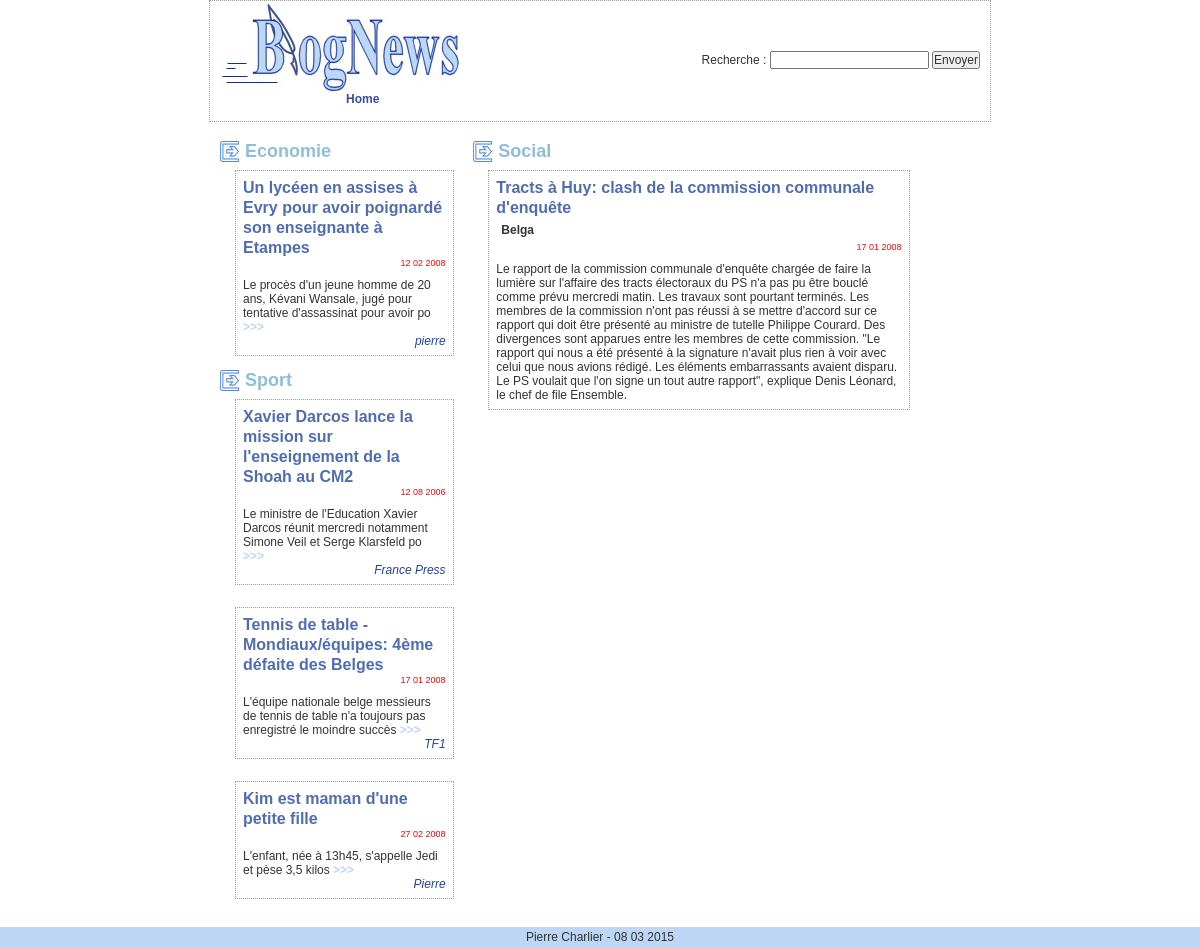
Screenshot of /index.php?id_articles=2 with the database file from the repository.
### tables this page shows
CREATE TABLE `articles` (
  `id_articles` int(11) NOT NULL auto_increment,
  `titre` varchar(150) NOT NULL,
  `abstract` varchar(100) NOT NULL,
  `texte` text NOT NULL,
  `date` date NOT NULL,
  `auteur` varchar(100) NOT NULL,
  `id_cat` int(11) NOT NULL,
  PRIMARY KEY  (`id_articles`)
);

CREATE TABLE `categories` (
  `id_categories` int(11) NOT NULL auto_increment,
  `categorie` varchar(150) NOT NULL,
  PRIMARY KEY  (`id_categories`)
);

### articles_details.php (the view, shortened to what this page needs)
<?php
  global $connect;
  $sql = "SELECT id_articles, titre, texte, auteur, categorie, DATE_FORMAT(date, '%d %m %Y') AS date_fr
          FROM articles JOIN categories
          ON articles.id_cat = categories.id_categories
          WHERE id_articles = ".$_GET["id_articles"];
    $sql2 = "SELECT id_articles, titre, abstract, auteur, categorie, DATE_FORMAT(date, '%d %m %Y') AS date_fr
          FROM articles JOIN categories
          ON articles.id_cat = categories.id_categories
          WHERE id_articles != ".$_GET["id_articles"]." ORDER BY id_categories";
  $requestArticle = $connect->query($sql);
  $requestSide = $connect->query($sql2);
?>
  <div id="col1">
        <?php
        $currentCat = 'aucune';
        if($requestArticle -> num_rows > 0) :
          while($row = $requestSide->fetch_object()):
            if ($row->categorie != $currentCat):
              echo "<h1>".$row->categorie."</h1>";
              $currentCat = $row->categorie;
            endif ?>
          <div class="article">
          <h1><?php echo $row->titre ?></h1>
          <p class="date"><?php echo $row->date_fr ?></p>
          <p>
            <?php echo $row->abstract ?>
            <a href="index.php?id_articles=<?php echo $row->id_articles ?>" class="plus">&gt;&gt;&gt;</a>
          </p>
          <p class="signature"><?php echo $row->auteur ?></p>
              </div>
              <br>
          <?php endwhile; endif; ?>
      </div>
    <div id="col22">
      <?php if($requestArticle -> num_rows > 0) :
            while($row = $requestArticle->fetch_object()):?>
      <h1><?php echo $row->categorie ?></h1>
        <div class="article">
          <h1><?php echo $row->titre ?></h1>
          <p class="par"><?php echo $row->auteur ?></p>
          <p class="date"><?php echo $row->date_fr ?></p>
          <p><?php echo $row->texte ?></p>
        </div>
      <?php endwhile; endif; ?>
    </div>

### css_articles.css (style rules this page uses)
* { font-family: Verdana, Arial, Helvetica, sans-serif; font-size: 12px; color: #333333; margin: 0px; padding: 0px; }
#max #col1 { float: left; width: 33.33%; text-align:center; padding: 0px; margin-top: 20px; }
#max #col22 { float: left; width: 66.66%; text-align:center; margin-top: 20px; }
#max #col1 .article h1, #max #col2 .article h1, #max #col3 .article h1, #max #col22 .article h1 { color: #506CB5; font-weight: bold; font-size: 16px; background-image: none; text-align: left; text-indent: 0px; height:auto; }
#max #col1 h1, #max #col2 h1, #max #col3 h1, #max #col22 h1 { color: #8DBEDC; background-image: url(images/puce1.jpg); height: 21px; background-repeat: no-repeat; text-align: left; text-indent: 25px; line-height: 20px; font-size: 18px; }
#max .article { width: 80%; border: 1px dotted #999999; text-align:left; padding: 7px; margin-top: 8px; margin-left: 15px; }
#max .article .date { text-align: right; color: #FF0000; margin-bottom: 10px; font-size: 9px; }
#max .article .signature { text-align: right; font-style: italic; color: #2142A3; }
.par { font-weight: bold; margin-top: 5px; margin-bottom: 5px; margin-left: 5px; }
a.plus { font-weight: bold; color: #BDD6F4; text-decoration: none; }

### rows the page displays
articles: categories.categorie "Economie", titre "Un lycéen en assises à Evry pour avoir poignardé son enseignante à Etampes", date_fr "12 02 2008", abstract "Le procès d'un jeune homme de 20 ans, Kévani Wansale, jugé pour tentative d'assassinat pour avoir po", auteur "pierre"
articles: categories.categorie "Sport", titre "Xavier Darcos lance la mission sur l'enseignement de la Shoah au CM2", date_fr "12 08 2006", abstract "Le ministre de l'Education Xavier Darcos réunit mercredi notamment Simone Veil et Serge Klarsfeld po", auteur "France Press"
articles: titre "Tennis de table - Mondiaux/équipes: 4ème défaite des Belges", date_fr "17 01 2008", abstract "L'équipe nationale belge messieurs de tennis de table n'a toujours pas enregistré le moindre succès", auteur "TF1"
articles: titre "Kim est maman d'une petite fille", date_fr "27 02 2008", abstract "L'enfant, née à 13h45, s'appelle Jedi et pèse 3,5 kilos", auteur "Pierre"
articles: categories.categorie "Social", titre "Tracts à Huy: clash de la commission communale d'enquête", auteur "Belga", date_fr "17 01 2008", texte "Le rapport de la commission communale d'enquête chargée de faire la lumière sur l'affaire des tracts électoraux du PS n'a pas pu être bouclé comme prévu mercredi matin. Les travaux sont pourtant terminés. Les membres de la commission n'ont pas réussi à se mettre d'accord sur ce rapport qui doit être présenté au ministre de tutelle Philippe Courard. Des divergences sont apparues entre les membres de cette commission. \"Le rapport qui nous a été présenté à la signature n'avait plus rien à voir avec celui que nous avions rédigé. Les éléments embarrassants avaient disparu. Le PS voulait que l'on signe un tout autre rapport\", explique Denis Léonard, le chef de file Ensemble."
